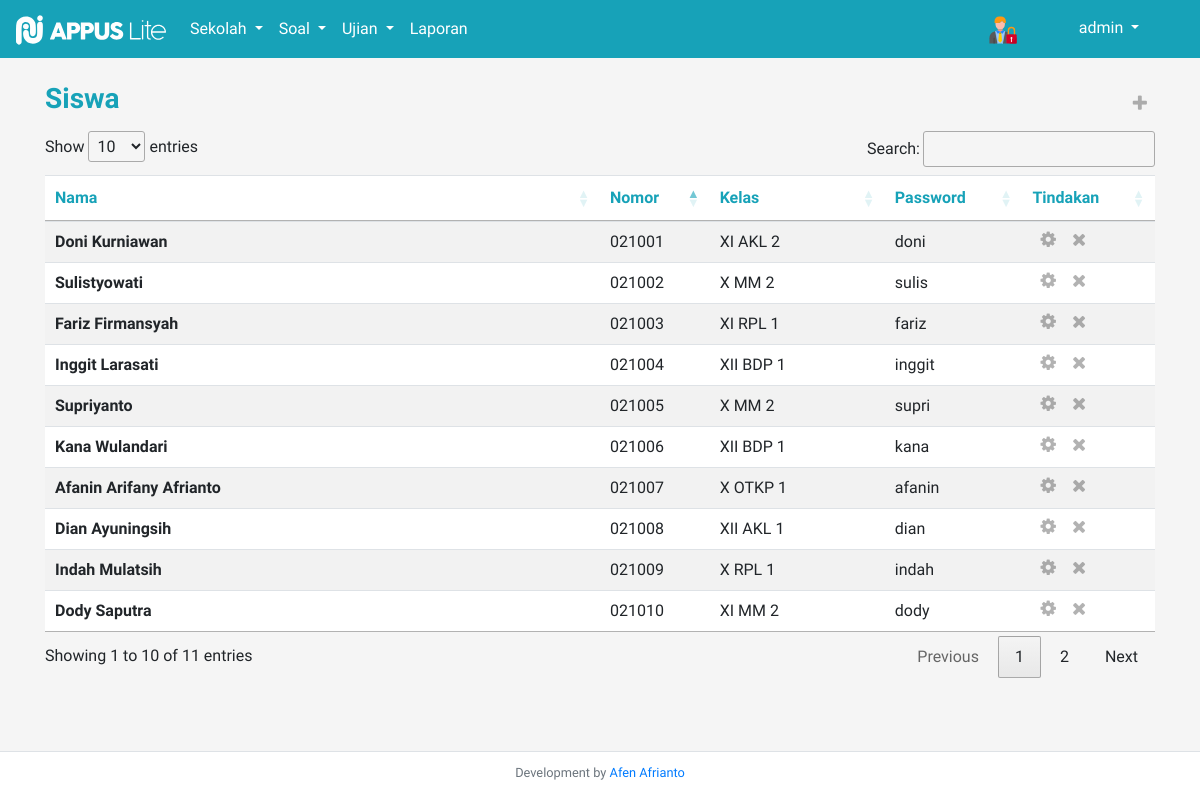
The app's page /admin/main.php?cnt=siswa (signed in) with its own data.
### tables this page shows
CREATE TABLE `tb_siswa` (
  `nomor_peserta` varchar(50) NOT NULL,
  `nama_siswa` varchar(100) NOT NULL,
  `id_kelas` int(11) NOT NULL,
  `password_siswa` varchar(255) NOT NULL,
  `pass_show_siswa` varchar(255) NOT NULL
);

CREATE TABLE `tb_kelas` (
  `id_kelas` int(11) NOT NULL,
  `tingkat` varchar(10) NOT NULL,
  `kode_jurusan` varchar(100) NOT NULL,
  `nama_kelas` varchar(20) NOT NULL
);

### admin/modules/general_func.php (called while the page is built, shortened)
<?php
    if(isset($_SESSION['petugas'])){
        if($_SESSION['petugas'] == "admin"){
            $user_admin = $_SESSION['user'];
            $query_petugas = mysqli_query($conn, "SELECT * FROM tb_admin WHERE username_admin = '$user_admin'");
            $petugas_q = $query_petugas->fetch_assoc();
            $petugas = $petugas_q['username_admin'];
        }else{
            $user_guru = $_SESSION['user'];
            $query_petugasX = mysqli_query($conn, "SELECT * FROM tb_guru WHERE username_guru = '$user_guru' ");
            $petugas_q = $query_petugasX->fetch_assoc();
            $petugas = $petugas_q['nama_guru'];
            $id_petugas = $petugas_q['id_guru'];
        }
    }
?>

### admin/contents/siswa.php (the view, shortened to what this page needs)
<div class="container py-3">
    <div class="d-flex justify-content-between align-items-center">
        <h3 class="text-info py-2" style="font-weight:bold;">Siswa</h3>
        <div class="d-flex">
            <a href="#" class="icon-sm  px-2" style="text-decoration: none;" data-toggle="modal" data-target="#tambah_siswa">
                <b class="icon-plus"></b>
            </a>
        </div>
    </div>
    <div class="w-100 overflow-auto">
    <table class="table table-striped bg-white" id="tabel_siswa">
    <thead>
        <tr>
            <th scope="col" class="text-info w-50" style="min-width: 250px;">Nama</th>
            <th scope="col" class="text-info">Nomor</th>
            <th scope="col" class="text-info" style="min-width: 100px;">Kelas</th>
            <th scope="col" class="text-info">Password</th>
            <th scope="col" class="text-info">Tindakan</th>
        </tr>
    </thead>
    <tbody>
      <?php
        $siswa_q = mysqli_query($conn, "SELECT * FROM tb_siswa INNER JOIN tb_kelas ON tb_siswa.id_kelas = tb_kelas.id_kelas ORDER BY nomor_peserta ASC");
        if(mysqli_num_rows($siswa_q) > 0):
          while($siswa = $siswa_q->fetch_assoc()):
      ?>
        <tr>
            <th scope="row"><?= $siswa['nama_siswa']; ?></th>
            <td><?= $siswa['nomor_peserta']; ?></td>
            <td><?= $siswa['nama_kelas']; ?></td>
            <td><?= $siswa['pass_show_siswa']; ?></td>
            <td>
                <div class="d-flex">
                    <a href="#" class="icon-sm px-2" style="text-decoration: none;" data-toggle="modal" data-target="#edit_siswa<?= $siswa['nomor_peserta']; ?>">
                        <b class="icon-cog"></b>
                    </a>
                    <a href="#" class="icon-sm px-2" style="text-decoration: none;" data-toggle="modal" data-target="#del_siswa<?= $siswa['nomor_peserta']; ?>">
                        <b class="icon-remove"></b>
                    </a>
                </div>
            </td>
        </tr>
      <?php endwhile; ?>
      <?php else: ?>
        <tr>
            <td colspan="5">Tidak ada data</td>
        </tr>
      <?php endif; ?>
    </tbody>
    </table>
    </div>
</div>

### admin/main.php (shortened to what this page needs)
<?php
    include "modules/connect.php";
    include "modules/general_func.php";
    include "modules/siswa.php";
    include "modules/ujian.php";
?>
<!DOCTYPE html>
<html lang="en">
<head>
    <link rel="stylesheet" href="../bootstrap/css/bootstrap.min.css">
    <link rel="stylesheet" href="assets/img/icomoon/style.css">
    <link rel="stylesheet" href="assets/img/icomoon2/style.css">
    <link rel="stylesheet" href="https://cdn.datatables.net/1.10.25/css/jquery.dataTables.min.css">
    <link rel="stylesheet" href="assets/css/main.css">
</head>
<body class="pb-5">
<nav class="navbar navbar-expand-lg navbar-dark bg-info">
    <a class="navbar-brand" href="?cnt=home">
        <img src="assets/img/logo_putih.svg" width="150" height="30" alt="">
    </a>
    <div class="collapse navbar-collapse" id="navbarSupportedContent">
        <ul class="navbar-nav mr-auto">
            <?php if($_SESSION['petugas'] == "admin"): ?>
            <li class="nav-item dropdown active">
                <a class="nav-link dropdown-toggle" href="#" id="navbarDropdown" role="button" data-toggle="dropdown" aria-haspopup="true" aria-expanded="false">
                    Sekolah
                </a>
            </li>
            <?php endif; ?>
            <li class="nav-item dropdown active">
                <a class="nav-link dropdown-toggle" href="#" id="navbarDropdown" role="button" data-toggle="dropdown" aria-haspopup="true" aria-expanded="false">
                    Soal
                </a>
            </li>
            <li class="nav-item dropdown active">
                <a class="nav-link dropdown-toggle" href="#" id="navbarDropdown" role="button" data-toggle="dropdown" aria-haspopup="true" aria-expanded="false">
                    Ujian
                </a>
            </li>
            <li class="nav-item active">
                <a class="nav-link" href="?cnt=laporan">Laporan</a>
            </li>
        </ul>
        <div class="my-2 my-lg-0">
            <ul class="navbar-nav mr-auto w-auto">
                <div class="navbar-brand text-center">
                    <?php if($_SESSION['petugas'] == 'admin') : ?>
                        <img src="assets/img/icon_admin.svg" width="30" height="30" alt="" title="Kamu seorang admin">
                    <?php else: ?>
                        <img src="assets/img/guru_icon.svg" width="30" height="30" alt="" title="Kamu seorang guru">
                    <?php endif; ?>
                </div>
                <li class="nav-item dropdown active w-auto text-center" style="min-width: 150px;">
                    <a class="nav-link dropdown-toggle" href="#" id="navbarDropdown" role="button" data-toggle="dropdown" aria-haspopup="true" aria-expanded="false">
                        <?= $petugas; ?>
                    </a>
                </li>
            </ul>
        </div>
    </div>
</nav>
<?php
    if(isset($_GET['cnt'])):
            $content = $_GET['cnt'].".php";
            include "contents/$content";
    else:
            include "contents/home.php";
    endif;
?>
<div class="border-top mt-3 py-2 pb-3 text-center w-100 bg-white" style="position: fixed; bottom: 0;">
    <small class="text-secondary">Development by <a href="#">Afen Afrianto</a></small>
</div>
</body>
</html>

### admin/assets/img/icomoon/style.css (style rules this page uses)
[class^="icon-"], [class*=" icon-"] { font-family: 'icomoon' !important; speak: never; font-style: normal; font-weight: normal; font-variant: normal; text-transform: none; line-height: 1; -webkit-font-smoothing: antialiased; -moz-osx-font-smoothing: grayscale; }
.icon-plus:before { content: "\f067"; }
.icon-remove:before { content: "\f00d"; }
.icon-cog:before { content: "\f013"; }

### admin/assets/img/icomoon2/style.css (style rules this page uses)
[class^="icon-"], [class*=" icon-"] { font-family: 'icomoon' !important; speak: never; font-style: normal; font-weight: normal; font-variant: normal; text-transform: none; line-height: 1; -webkit-font-smoothing: antialiased; -moz-osx-font-smoothing: grayscale; }

### admin/assets/css/main.css (style rules this page uses)
* { font-family: 'Comfortaa', sans-serif; }
body { background-color: whitesmoke; }
.icon-sm { font-size: x-large; filter: opacity(0.3); color: black; font-size: large; font-weight: bold; }

### records on screen
tb_siswa: nama_siswa "Doni Kurniawan", nomor_peserta "021001", id_kelas.nama_kelas "XI AKL 2", pass_show_siswa "doni"
tb_siswa: nama_siswa "Sulistyowati", nomor_peserta "021002", id_kelas.nama_kelas "X MM 2", pass_show_siswa "sulis"
tb_siswa: nama_siswa "Fariz Firmansyah", nomor_peserta "021003", id_kelas.nama_kelas "XI RPL 1", pass_show_siswa "fariz"
tb_siswa: nama_siswa "Inggit Larasati", nomor_peserta "021004", id_kelas.nama_kelas "XII BDP 1", pass_show_siswa "inggit"
tb_siswa: nama_siswa "Supriyanto", nomor_peserta "021005", id_kelas.nama_kelas "X MM 2", pass_show_siswa "supri"
tb_siswa: nama_siswa "Kana Wulandari", nomor_peserta "021006", id_kelas.nama_kelas "XII BDP 1", pass_show_siswa "kana"
tb_siswa: nama_siswa "Afanin Arifany Afrianto", nomor_peserta "021007", id_kelas.nama_kelas "X OTKP 1", pass_show_siswa "afanin"
tb_siswa: nama_siswa "Dian Ayuningsih", nomor_peserta "021008", id_kelas.nama_kelas "XII AKL 1", pass_show_siswa "dian"
tb_siswa: nama_siswa "Indah Mulatsih", nomor_peserta "021009", id_kelas.nama_kelas "X RPL 1", pass_show_siswa "indah"
tb_siswa: nama_siswa "Dody Saputra", nomor_peserta "021010", id_kelas.nama_kelas "XI MM 2", pass_show_siswa "dody"

### other values on screen
$petugas "admin"
